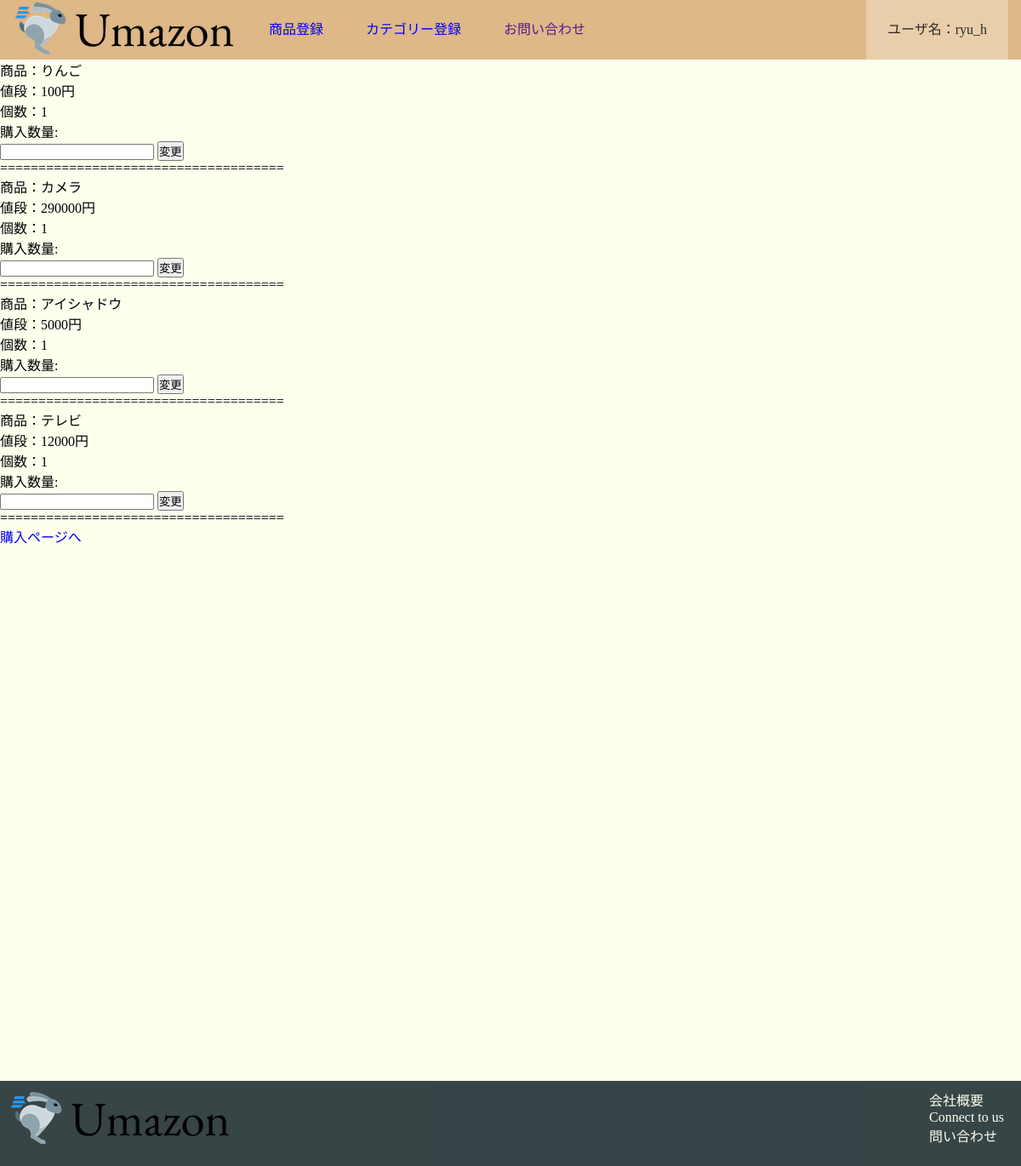
Screenshot of /cart/list/ (signed in) with the database file from the repository.
### cart/models.py (models this page shows)
class Cart(models.Model):
    user = models.CharField('ユーザ',max_length=20)
    name = models.CharField("商品", max_length=128)
    product_num = models.CharField('商品番号', max_length=128, null=True, blank=True)
    price = models.PositiveIntegerField("価格")
    count = models.PositiveIntegerField('数量')

### cart/views.py (the view)
# urls.py: path('cart/list/', cart.views.cart_list, name='cart_list'),
def cart_list(request):
    cart = Cart.objects.filter(user=request.user.id)
    for c in cart:
        product=Product.objects.get(id=c.product_num)
        c.name=product.name
        c.product_num = product.id
    if cart:
        return TemplateResponse(request,'cart/cart_list.html',{'cart':cart})
    else:
        return TemplateResponse(request,'top/toppage.html')

### cart/templates/cart/cart_list.html (shortened to what this page needs)
{% extends '../base.html' %}
{% block content %}
{%for c in cart %}
        <ul>
            <li>商品：{{c.name}}</li>
            <li>値段：{{c.price}}円</li>
            <li>個数：{{c.count}}</li>
        </ul>
    <form method="post">
        <p>購入数量:</p><input type="text" name="count">
        <input type="submit" value="変更">
    </form>
<p>=====================================</p>
{%endfor%}
<a href="{% url 'buy_list' %}">購入ページへ</a>
{% endblock %}

### templates/base.html (shortened to what this page needs)
{% load static %}
<html lang="en">
<head>
    <link rel="stylesheet" href="{% static 'css\style.css' %}" type="text/css">
</head>
<body>
    <header>
        <div class="container">
            <div class="header-logo">
                <a href="{% url 'toppage' %}"><img src="{% static 'image\Primary_logo.png' %}" alt=""></a>
            </div>
            <div class="header-list">
                {%if perms.accounts.admin %}
                <a href="{% url 'product_post' %}">商品登録</a>
                <a href="{% url 'category_post' %}">カテゴリー登録</a>
                {% endif %}
                <a href="">お問い合わせ</a>
            </div>
            <div class="account_list">
                {% if user.is_authenticated %}
                <div class="hover-activate">
                    <a class="btn">ユーザ名：{{ user.get_username }}</a>
                </div>
                {% else %}
                <a href="{% url 'account:logout' %}" class="btn login">ログイン</a>
                {% endif %}
            </div>
        </div>
    </header>
    <main>
        {% block content %}
        {% endblock %}
    </main>
    <footer>
        <div class="foot-logo">
            <a href="{% url 'toppage' %}"><img src="{% static 'image\Primary_logo.png' %}" alt=""></a>
        </div>
        <div class="foot-list">
            <ul>
                <li>会社概要</li>
                <li>Connect to us</li>
                <li>問い合わせ</li>
            </ul>
        </div>
    </footer>
</body>
</html>

### static/css/style.css (style rules this page uses)
* { margin:0; padding:0; }
body { margin: 0; font-family: "Hiragino Kaku Gothic ProN"; }
a { text-decoration: none; }
header { background-color: burlywood; height: 70px; width: 100%; }
.container { width: 1170px; padding: 0 15px; margin: 0 auto; }
.header-logo { float: left; padding-right: 10px; }
.account_list { float: right; background-color: rgba(255, 255, 255, 0.3); transition:all 0.5s; }
.account_list a { line-height:70px; padding:0 25px; color:black; display:block; }
.header-list a { line-height:70px; float: left; padding: 0 25px; }
.btn { padding: 8px 24px; color: white; opacity: 0.8; border-radius:4px; }
main { height:1200px; background-color:#FFFFEE; }
li { list-style:none; }
footer { background-color: rgba(34, 49, 52, 0.9); height: 100px; width: 100%; }
.foot-logo { float: left; padding: 10px; }
.foot-list { float: right; padding: 10px 10px; }
.foot-list li { color: #FFFFEE; padding: 0 10px; }

### rows the page displays
Cart: name "りんご", price "100", count "1"
Cart: name "カメラ", price "290000", count "1"
Cart: name "アイシャドウ", price "5000", count "1"
Cart: name "テレビ", price "12000", count "1"

### other values shown
{{ user.get_username }} "ryu_h"
